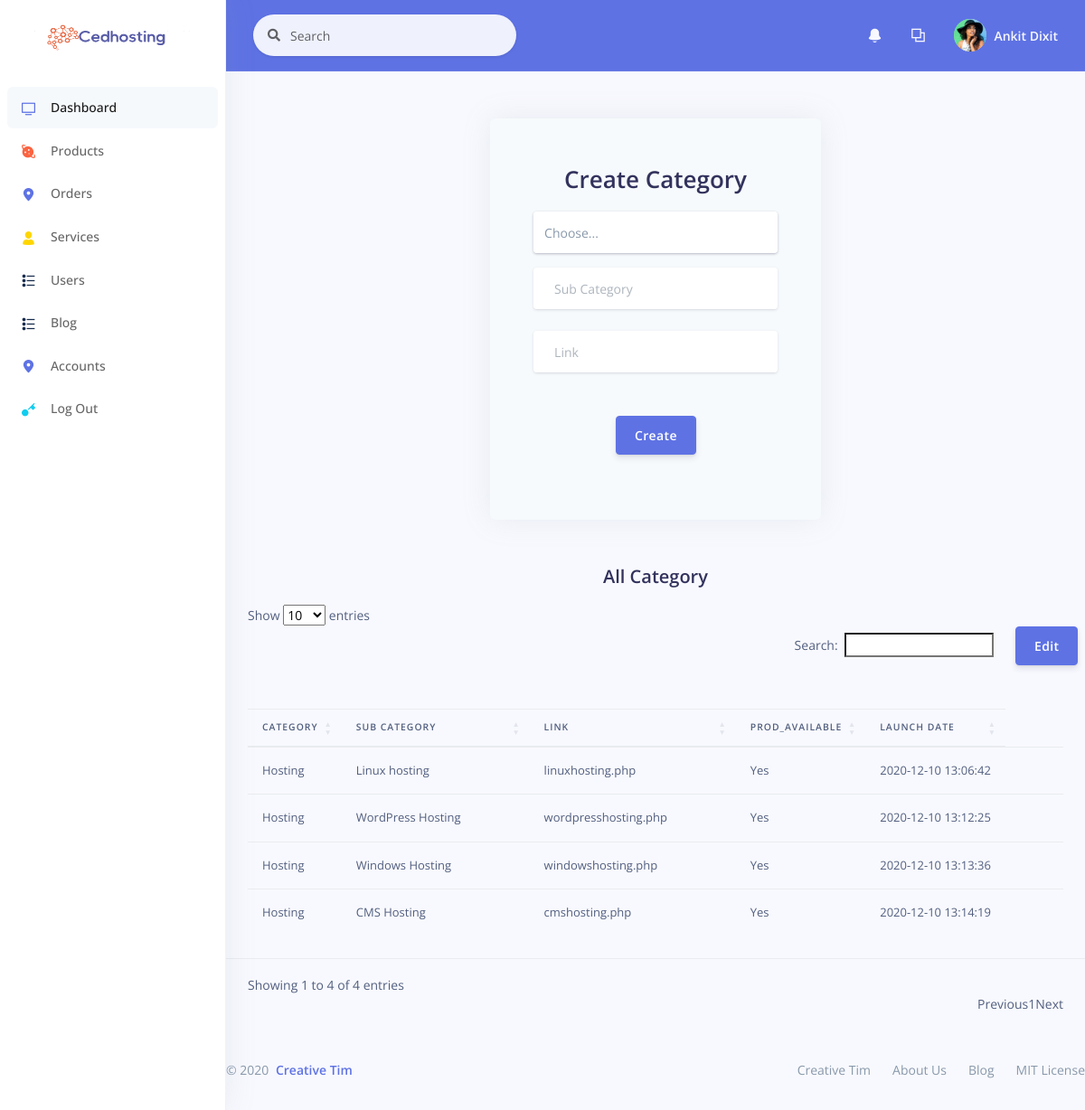
/Admin/createCategory.php (signed in), run on the app's committed database.
### tables this page shows
CREATE TABLE `tbl_product` (
  `id` int(11) NOT NULL,
  `prod_parent_id` int(11) NOT NULL,
  `prod_name` varchar(100) NOT NULL,
  `link` varchar(100) DEFAULT NULL,
  `prod_available` tinyint(1) NOT NULL DEFAULT 1,
  `prod_launch_date` datetime NOT NULL DEFAULT current_timestamp()
);

### class/Dbcon.php (called while the page is built, shortened)
<?php
class Dbcon
{
    public function connect($host, $user, $pass, $dtb)
    {
        return $this->conn = mysqli_connect($host, $user, $pass, $dtb) or die('Could Not Connect.');
    }
}
?>

### class/product.php (called while the page is built, shortened)
<?php
class product extends Dbcon{
    public function showcategory(){
        $sql="SELECT * FROM tbl_product WHERE `prod_parent_id`=(SELECT `id` from tbl_product
                                                                WHERE `prod_parent_id`=0)";
            $products = $this->conn->query($sql);
            if(mysqli_num_rows($products)>0){
                return $products;
            }
    }
    public function getname($id) {
        $sql="SELECT `prod_name` FROM tbl_product WHERE `id`=$id";
            $products = $this->conn->query($sql);
            if(mysqli_num_rows($products)){
                return $products;
            }
    }
}
?>

### Admin/createCategory.php (the view, shortened to what this page needs)
<?php require 'header.php'?>
<?php require '../class/Dbcon.php';?>
<?php require '../class/product.php';?>
<?php
$con = new product();
$con->connect('localhost', 'root', '', 'cedhost');
$category=$con->showcategory();
foreach($category as $key){
  $id=$key['prod_parent_id'];
}
$getcategoryname=$con->getname($id);
foreach($getcategoryname as $key){
  $name=$key['prod_name'];
}
?>
<div class="container mt--8 pb-5">
      <div class="row justify-content-center" style="margin-top:180px;">
        <div class="col-lg-5 col-md-7">
          <div class="card bg-secondary border-0 mb-0">
            <div class="card-body px-lg-5 py-lg-5">
              <form method="POST">
                  <h1 class="text-center mb-3">Create Category</h1>
                <div class="form-group mb-3">
                  <div class="input-group input-group-merge input-group-alternative">
                            <div class="input-group input-group-merge input-group-alternative">
                                    <select class="form-control" id="sel1" style=" -webkit-appearance: none;" name="id">
                                    <option selected>Choose...</option>
                                    </select>
                            </div>
                  </div>
                </div>
                <div class="form-group">
                  <div class="input-group input-group-merge input-group-alternative">
                    <div class="input-group-prepend">
                      <span class="input-group-text"></span>
                    </div>
                    <input class="form-control" placeholder="Sub Category" type="text" name="subcat">
                  </div>
                </div>
                <div class="form-group">
                  <div class="input-group input-group-merge input-group-alternative">
                    <div class="input-group-prepend">
                      <span class="input-group-text"></span>
                    </div>
                    <input class="form-control" placeholder="Link" type="text" name="link">
                  </div>
                </div>
                <div class="text-center">
                  <button type="sumbit" class="btn btn-primary my-4" name="submit">Create</button>
                </div>
              </form>
            </div>
          </div>
        </div>
      </div>
    </div>
    <h2 class='mb-3 text-center'>All Category</h2>
    <button type="sumbit" class="btn btn-primary my-4 float-right edit" name="submit">Edit</button>
<table id="dtBasicExample" class="table p-4" width="100%">
  <thead>
    <tr>
      <th class="th-sm">Category
      </th>
      <th class="th-sm">Sub Category
      </th>
      <th class="th-sm">Link
      </th>
      <th class="th-sm">prod_available
      </th>
      <th class="th-sm">Launch Date
      </th>
    </tr>
  </thead>
  <tbody>
  <?php foreach ($category as $key):?>
    <tr>
    <form method="POST">
      <td><?php echo $name ?></td>
      <td><input type=text class="input" value="<?php echo $key['prod_name'] ?>" name="subcat"><span class="editinput"><?php echo $key['prod_name'] ?></span></td>
      <td><input type=text class="input" value="<?php echo $key['link'] ?>" name="link"><span class="editinput"><?php echo $key['link'] ?></span></td>
      <?php if($key['prod_available']==1){
                $avalb="Yes";
            }
                else{
                $avalb="No";
                }
                ?>
            <td><span class="editinput"><?php echo $avalb ?></span></td>
      <td><?php echo $key['prod_launch_date'] ?></td>
      <td><input type="submit"  class="btn btn-primary inputb" name="edit" value="Edit"/></td>
      <td><input type="submit" onClick="javascript: return confirm('Please confirm deletion');" class="btn btn-primary inputb" name="delete" value="Delete"/></td>
      </form>
    </tr>
  <?php endforeach; ?>
  </tbody>
</table>
<?php require 'footer.php'?>
  <link href="https://cdn.datatables.net/1.10.22/css/dataTables.bootstrap4.min.css" rel="stylesheet" type="text/css" media="all"/>

### data on the page
tbl_product: prod_name "Linux hosting", link "linuxhosting.php", prod_available "Yes", prod_launch_date "2020-12-10 13:06:42"
tbl_product: prod_name "Hosting"
tbl_product: prod_name "WordPress Hosting", link "wordpresshosting.php", prod_available "Yes", prod_launch_date "2020-12-10 13:12:25"
tbl_product: prod_name "Windows Hosting", link "windowshosting.php", prod_available "Yes", prod_launch_date "2020-12-10 13:13:36"
tbl_product: prod_name "CMS Hosting", link "cmshosting.php", prod_available "Yes", prod_launch_date "2020-12-10 13:14:19"

### other printed values
$linkname1 "Log Out"
$name "Ankit Dixit"
